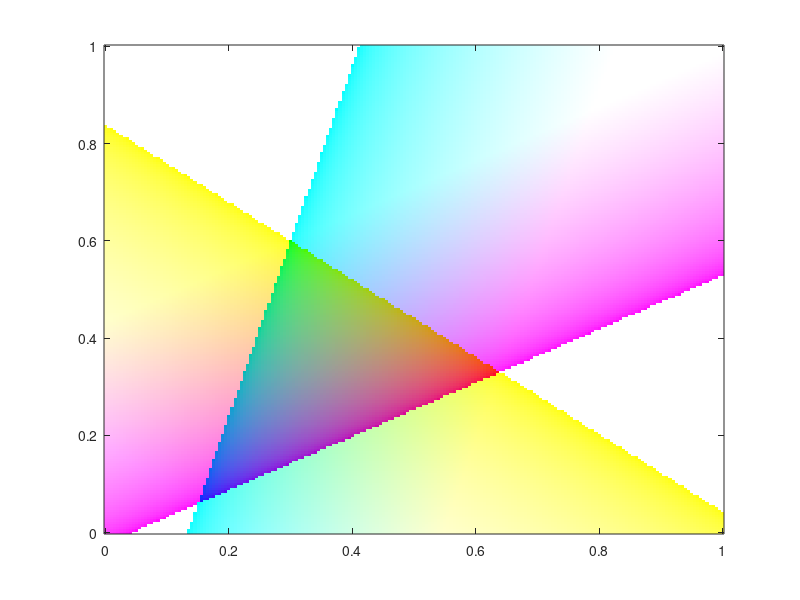

This chart was generated by the following MATLAB code: (Note: this script raises an error after producing the figure.)
% Section 5 %

close all;
clear all;

[x, y] = meshgrid(0:0.005:1);
z = 1 - y - x;

RGB_709 = [0.64 0.3 0.15;0.33 0.6 0.06;0.03 0.1 0.79];
M_709 = RGB_709 * eye(3);

[m, n] = size(x);
XYZ = zeros(m,n,3);

XYZ(:,:,1) = x;
XYZ(:,:,2) = y;
XYZ(:,:,3) = z;

rgb = zeros(m,n,3);

for p = 1:m
	for q = 1:n
		rgb(p,q,:) = M_709 \ permute(XYZ(p,q,:), [1 3 2])';
	end
end

rgb(rgb(:) < 0) = 1;

gc_rgb = zeros(m,n,3);
gc_rgb = ((rgb).^(1/2.2));


figure(1);
image([0:0.005:1], [0:0.005:1], gc_rgb);
axis('xy');
hold on;

data = load('data.mat');
lambda = 400:10:700;
x0 = data.x;
y0 = data.y;
z0 = data.z;

x1 = x0(:) ./ (x0(:) + y0(:) + z0(:));
y1 = y0(:) ./ (x0(:) + y0(:) + z0(:));
plot(x1, y1, 'r-');
